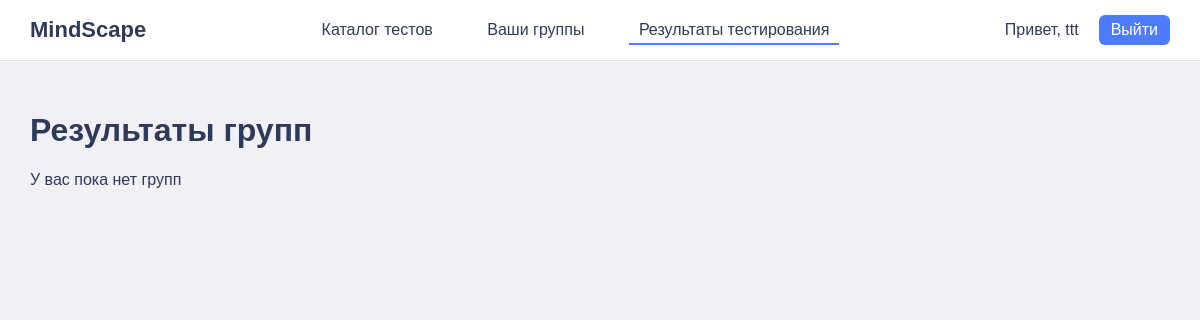
The page /teacher/group_results (signed in) on the database as committed earlier.
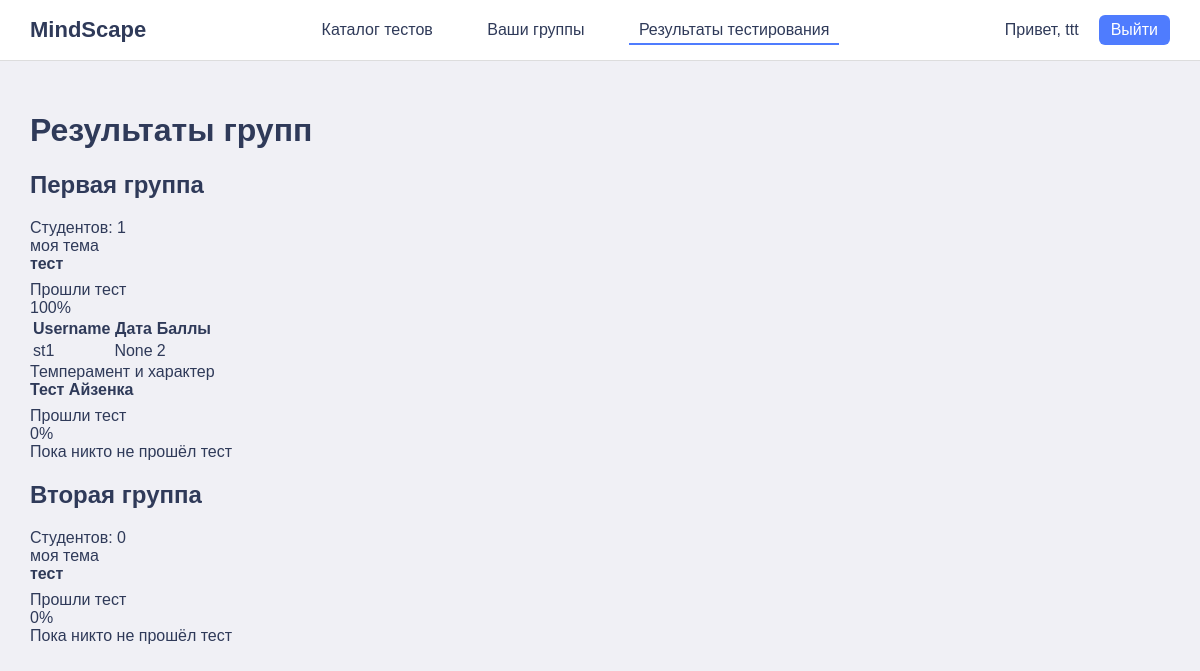
The same page on the database as committed later.
### tables this page shows
CREATE TABLE groups (
    id INTEGER PRIMARY KEY AUTOINCREMENT,
    name TEXT NOT NULL,
    teacher_id INTEGER NOT NULL, invite_code TEXT,
    FOREIGN KEY (teacher_id) REFERENCES users(id)
);

CREATE TABLE "tests" (
	"id"	INTEGER,
	"topic"	TEXT NOT NULL,
	"title"	TEXT NOT NULL,
	"is_active"	INTEGER DEFAULT 1,
	"description"	TEXT, visualization_type TEXT, author_id INTEGER, instruction TEXT,
	PRIMARY KEY("id" AUTOINCREMENT)
);

CREATE TABLE users(
            id INTEGER PRIMARY KEY AUTOINCREMENT,
            username TEXT UNIQUE,
            password TEXT
        , name  TEXT, role TEXT DEFAULT 'user');

### app.py (the view)
@app.route('/teacher/group_results')
def teacher_results():
    if 'user_id' not in session:
        return redirect('/login')
    teacher_id = session['user_id']
    conn = sqlite3.connect('database.db')
    conn.row_factory = sqlite3.Row
    cursor = conn.cursor()
    cursor.execute("""
        SELECT
            g.id,
            g.name,
            COUNT(gs.user_id) as students_count

        FROM groups g

        LEFT JOIN group_students gs
            ON g.id = gs.group_id

        WHERE g.teacher_id = ?

        GROUP BY g.id
    """, (teacher_id,))
    groups = [dict(g) for g in cursor.fetchall()]
    for group in groups:
        group_id = group["id"]
        cursor.execute("""
            SELECT
                t.id,
                t.title,
                t.topic

            FROM group_tests gt

            JOIN tests t
                ON gt.test_id = t.id

            WHERE gt.group_id = ?
        """, (group_id,))
        tests = [dict(t) for t in cursor.fetchall()]
        for test in tests:
            test_id = test["id"]
            cursor.execute("""
                SELECT
                    u.username,
                    ua.attempt_date,
                    SUM(ur.score) as score

                FROM user_attempts ua

                JOIN users u
                    ON ua.user_id = u.id

                JOIN user_results ur
                    ON ua.id = ur.attempt_id

                WHERE ua.test_id = ?
                AND ua.user_id IN (

                    SELECT user_id
                    FROM group_students
                    WHERE group_id = ?

                )

                GROUP BY ua.id

                ORDER BY ua.attempt_date DESC
            """, (test_id, group_id))
            test["results"] = cursor.fetchall()
            cursor.execute("""
                SELECT COUNT(DISTINCT user_id)
                FROM group_students
                WHERE group_id = ?
            """, (group_id,))
            total_students = cursor.fetchone()[0]
            cursor.execute("""
                SELECT COUNT(DISTINCT ua.user_id)

                FROM user_attempts ua

                WHERE ua.test_id = ?
                AND ua.user_id IN (

                    SELECT user_id
                    FROM group_students
                    WHERE group_id = ?

                )
            """, (test_id, group_id))
            completed_students = cursor.fetchone()[0]
            if total_students > 0:
                percent = round(
                    (completed_students / total_students) * 100
                )
            else:
                percent = 0
            test["completed_percent"] = percent
        group["tests"] = tests
    conn.close()
    return render_template(
        'teacher/group_results.html',
        username=session['username'],
        groups=groups
    )

### templates/teacher/group_results.html (shortened to what this page needs)
<!DOCTYPE html>
<html lang="ru">
<head>
    <link rel="stylesheet"
          href="{{ url_for('static', filename='style/main.css') }}">
</head>
<body>
<header class="header">
    <div class="logo">MindScape</div>
    <nav class="nav">
        <a href="/teacher/teach">Каталог тестов</a>
        <a href="/teacher/groups">Ваши группы</a>
        <a href="/teacher/group_results" class="active">
            Результаты тестирования
        </a>
    </nav>
    <div class="user-panel">
        <span class="username">
            Привет, {{ username }}
        </span>
        <a href="/logout" class="logout">
            Выйти
        </a>
    </div>
</header>
<main class="container">
    <h1>Результаты групп</h1>
    {% if groups %}
        {% for group in groups %}
            <section class="group-results-section">
                <div class="group-header">
                    <h2>{{ group.name }}</h2>
                    <div class="group-meta">
                        Студентов: {{ group.students_count }}
                    </div>
                </div>
                {% if group.tests %}
                    {% for test in group.tests %}
                        <div class="test-results-card">
                            <div class="test-header">
                                <div>
                                    <div class="test-topic">
                                        {{ test.topic }}
                                    </div>
                                    <div class="test-title">
                                        {{ test.title }}
                                    </div>
                                </div>
                                <div class="completion-block">
                                    <div class="completion-label">
                                        Прошли тест
                                    </div>
                                    <div class="completion-value">
                                        {{ test.completed_percent }}%
                                    </div>
                                </div>
                            </div>
                            {% if test.results %}
                                <table class="results-table">
                                    <thead>
                                        <tr>
                                            <th>Username</th>
                                            <th>Дата</th>
                                            <th>Баллы</th>
                                        </tr>
                                    </thead>
                                    <tbody>
                                        {% for result in test.results %}
                                            <tr>
                                                <td>
                                                    {{ result.username }}
                                                </td>
                                                <td>
                                                    {{ result.attempt_date }}
                                                </td>
                                                <td>
                                                    {{ result.score }}
                                                </td>
                                            </tr>
                                        {% endfor %}
                                    </tbody>
                                </table>
                            {% else %}
                                <div class="empty-text">
                                    Пока никто не прошёл тест
                                </div>
                            {% endif %}
                        </div>
                    {% endfor %}
                {% else %}
                    <div class="empty-text">
                        Группе пока не назначены тесты
                    </div>
                {% endif %}
            </section>
        {% endfor %}
    {% else %}
        <div class="empty-block">
            У вас пока нет групп
        </div>
    {% endif %}
</main>
</body>
</html>

### static/style/main.css (style rules this page uses)
body { font-family: Arial, sans-serif; margin: 0; background: #F0F0F5; color: #2F3A59; }
.header { background: white; display: flex; justify-content: space-between; align-items: center; padding: 15px 30px; border-bottom: 1px solid #ddd; }
.logo { font-size: 22px; font-weight: bold; }
.nav a { margin: 0 15px; text-decoration: none; color: #2F3A59; padding: 5px 10px; border-bottom: 2px solid transparent; transition: border-color 0.2s; }
.nav a.active { border-bottom: 2px solid #4F7CFE; }
.user-panel { display: flex; align-items: center; gap: 10px; }
.user-panel button, .logout { background: #4F7CFE; color: white; border: none; padding: 6px 12px; border-radius: 6px; cursor: pointer; text-decoration: none; }
.username { margin-right: 10px; }
main { padding: 30px; }
.test-title { font-weight: bold; font-size: 16px; margin-bottom: 8px; }

Rows that differ between the two databases and show on the page:
added groups: name "Первая группа", students_count "1"
now on this page (row unchanged): tests: topic "моя тема", title "тест", completed_percent "100", completed_percent "0", shows "Пока никто не прошёл тест"
added users: username "st1", attempt_date "None", score "2"
now on this page (row unchanged): tests: topic "Темперамент и характер", title "Тест Айзенка", completed_percent "0", shows "Пока никто не прошёл тест", shown under "Первая группа"
added groups: name "Вторая группа", students_count "0"
Other text that changed with them:
text no longer shown: "У вас пока нет групп"
